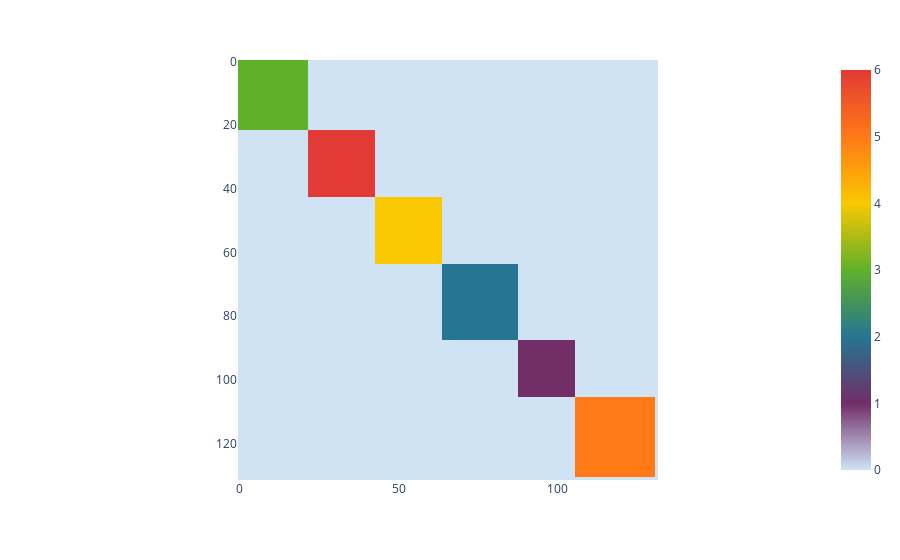

Source (notebook cell):
### Code cell
M = community_adjacency('curve_1')
px.imshow(M, color_continuous_scale= COLOR_PALETTE)

### Figure 1 — Plotly figure (JSON) as saved in the notebook; plotly's stock layout.template omitted (floating-point values rounded to 4 significant figures; data arrays with more than 128 entries replaced by an {"elided": "..."} marker saying what was removed)
{"data": [{"coloraxis": "coloraxis", "hovertemplate": "x: %{x}<br>y: %{y}<br>color: %{z}<extra></extra>", "name": "0", "type": "heatmap", "xaxis": "x", "yaxis": "y", "z": {"elided": "132x132 int values"}}], "layout": {"coloraxis": {"colorscale": [[0, "#d0e3f5"], [0.1667, "#712e67"], [0.3333, "#267592"], [0.5, "#5fb12a"], [0.6667, "#fac800"], [0.8333, "#ff7917"], [1, "#e23a34"]]}, "margin": {"t": 60}, "xaxis": {"anchor": "y", "constrain": "domain", "domain": [0, 1], "scaleanchor": "y"}, "yaxis": {"anchor": "x", "autorange": "reversed", "constrain": "domain", "domain": [0, 1]}}}
